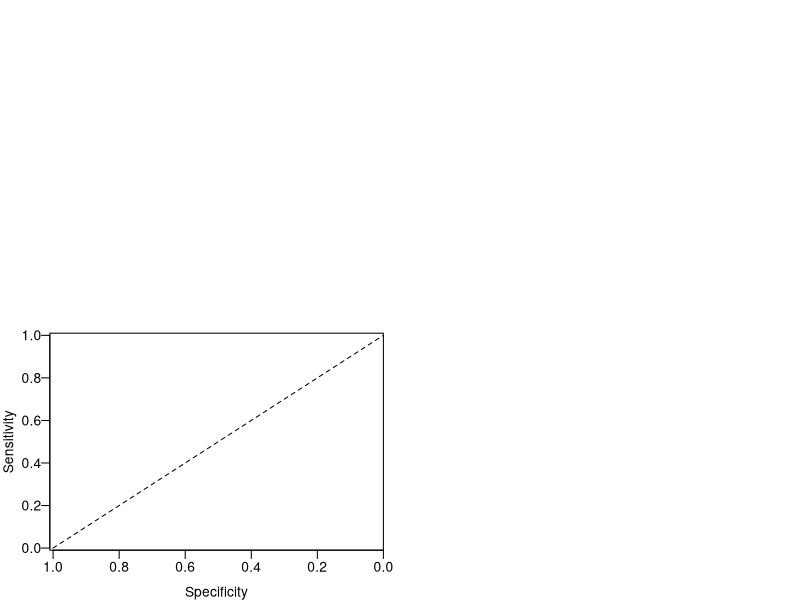

Here is the R script that generated this plot: (Note: this script raises an error after producing the figure.)
#**Figure 1: Prediction of RESPONSE/REMISSION in treated subjects using all clinical metadata, baseline microbiome alone, and combined**
#	*Question:* Can the microbiome, clinical metadata, or combined models reliably predict response?
#*Goal:* Show clinical metadata isn’t great for prediction and improvement of prediction using microbiome. Show taxa marked as important for prediction are abundant enough to care about
#A. Response ROCs
#B. Response Model Performance vs. reality
#C. Top predictive taxa and abundance based on response	
#D. REMISSION ROCs
#E. REMISSION Model Performance vs. reality
#F. Top predictive taxa and abundance based on remission


pdf("figures/Figure2_wk0Xwk6pred.pdf", height = 10, width = 12)
layout(matrix(c(3,4,1,2), 2, 2, byrow = TRUE))

par(mar=c(3,3,2,1), mgp=c(2,0.5,0))
plot(c(1,0),c(0,1), type='l', lty=2, xlim=c(1.01,0), ylim=c(-0.01,1.01), xaxs='i', yaxs='i', ylab='Sensitivity', xlab='Specificity', las=1)
plot(otu_relrespWK6_roc, add=T, lwd=2, col='royalblue', lty=1)
plot(md_relrespWK6_roc, add=T, lwd=2, col='grey5', lty=1)
plot(mdotu_relrespWK6_roc, add=T, lwd=2, col='red', lty=1)

legend('bottomright', c(sprintf('Week 0 OTUs : AUC=%.3f',otu_relrespWK6_roc$auc), sprintf('Week 0 Clinical Data: AUC=%.3f',md_relrespWK6_roc$auc), sprintf('Combined: AUC=%.3f',mdotu_relrespWK6_roc$auc)), lwd=2, col=c('royalblue', 'grey5', 'red'), bty='n', lty=1)
mtext('C', at=1.07, side=3, line=0.1, font=2, cex=2)

cutoff <- coords(roc=mdotu_relrespWK6_roc, x='best', best.method='y', ret=c('threshold'))
mdotu_relrespWK6_spec <- coords(mdotu_relrespWK6_roc, x=cutoff, input='thr', ret='spec')
mdotu_relrespWK6_sens <- coords(mdotu_relrespWK6_roc, x=mdotu_relrespWK6_spec, input='spec', ret='sens')
mdotu_relrespWK6_thr <- coords(mdotu_relrespWK6_roc, x=mdotu_relrespWK6_spec, input='spec', ret='thr')

points(coords(mdotu_relrespWK6_roc, x=cutoff, input='threshold', ret='specificity'),coords(mdotu_relrespWK6_roc, x=cutoff, input='threshold', ret='sensitivity'), col='red', cex=1.5, pch=10)

cutoff <- coords(roc=otu_relrespWK6_roc, x='best', best.method='y', ret=c('threshold'))
otu_relrespWK6_spec <- coords(otu_relrespWK6_roc, x=cutoff, input='thr', ret='spec')
otu_relrespWK6_sens <- coords(otu_relrespWK6_roc, x=otu_relrespWK6_spec, input='spec', ret='sens')
otu_relrespWK6_thr <- coords(otu_relrespWK6_roc, x=otu_relrespWK6_spec, input='spec', ret='thr')
points(coords(otu_relrespWK6_roc, x=cutoff, input='threshold', ret='specificity'),coords(otu_relrespWK6_roc, x=cutoff, input='threshold', ret='sensitivity'), col='royalblue', cex=1.5, pch=10)

cutoff <- coords(roc=md_relrespWK6_roc, x='best', best.method='y', ret=c('threshold'))
md_relrespWK6_spec <- coords(md_relrespWK6_roc, x=cutoff, input='thr', ret='spec')
md_relrespWK6_sens <- coords(md_relrespWK6_roc, x=md_relrespWK6_spec, input='spec', ret='sens')
md_relrespWK6_thr <- coords(md_relrespWK6_roc, x=md_relrespWK6_spec, input='spec', ret='thr')

points(coords(md_relrespWK6_roc, x=cutoff, input='threshold', ret='specificity'),coords(md_relrespWK6_roc, x=cutoff, input='threshold', ret='sensitivity'), col='black', cex=1.5, pch=10)

tax<-read.table("../data/Jan400.simple.taxonomy.txt", header=T, sep='\t')


#Abundance stripchart or most predictive otus
oturf_otus  <- as.character(ordered(otu_relrespWK6_rf$Xopt))
oturf_otus <- oturf_otus[1:10]
no_abunds <- otu_relrespWK6[otu_relrespWK6$RelRSPwk6=='0', oturf_otus]/10000 + 1e-5
no_abunds <-na.omit(no_abunds)
yes_abunds <- otu_relrespWK6[otu_relrespWK6$RelRSPwk6=='1', oturf_otus]/10000 + 1e-5
yes_abunds<- na.omit(yes_abunds)


par(mar=c(3, 12.2, 2, 1))
plot(1, type="n", ylim=c(0,length(oturf_otus )*2), xlim=c(1e-5,1.5), log="x", ylab="", xlab="Week 0 Relative Abundance (%)", xaxt="n", yaxt="n")
set.seed(32016)
index <- 1
for(i in oturf_otus ){
	stripchart(at=index-0.35, jitter(yes_abunds[,i], amount=1e-6), pch=21, bg=alpha("royalblue1", alpha=0.5), method="jitter", jitter=0.2, add=T, cex=1, lwd=0.5)
	stripchart(at=index+0.35, jitter(no_abunds[,i], amount=1e-6), pch=21, bg=alpha("orange", alpha=0.5), method="jitter", jitter=0.2, add=T, cex=1, lwd=0.5)
	segments(median(yes_abunds[,i]),index-0.7,median(yes_abunds[,i]),index-0.1, lwd=6, col = "black", lty = "solid")
	segments(median(no_abunds[,i]),index+0.7,median(no_abunds[,i]),index+0.1, lwd=6, col = "black", lty = "solid")
	index <- index + 2
}

rf_tax<-data.frame(oturf_otus)
colnames(rf_tax) <- c('OTU')

oturf_tax<-merge(rf_tax, tax, by='OTU')

lab <- levels(oturf_tax$tax)
oturf_tax$Classification <- gsub("(OTU\\d+)", "(\\1)", oturf_tax$Classification)

oturf_tax<-oturf_tax[match(rf_tax$OTU, oturf_tax$OTU),]
oturf_name<-as.character(oturf_tax$tax)
oturf_numb<-oturf_tax$Classification

oturf_name <- gsub("_", " ", oturf_name)
formatted <- lapply(1:nrow(oturf_tax), function(i) bquote(paste(italic(.(oturf_name[i])), " ", .(oturf_numb[i]), sep=" ")))


axis(2, at=seq(1,index-2,2), labels=do.call(expression, formatted), las=1, line=0, tick=F, cex.axis=1)
axis(1, at=c(1e-5, 1e-4, 1e-3, 1e-2, 1e-1, 1e0), label=c("0", "0.01", "0.1", "1", "10", "100"))
legend('bottomright', legend=c("Week 6 Nonresponder", "Week 6 Responder"), pch=c(21, 21), pt.bg=c("orange","royalblue1"), cex=1)
mtext('D', at=1e-8, side=3, line=0.1, font=2, cex=2)


#Remission
par(mar=c(3,3,2,1), mgp=c(2,0.5,0))
plot(c(1,0),c(0,1), type='l', lty=2, xlim=c(1.01,0), ylim=c(-0.01,1.01), xaxs='i', yaxs='i', ylab='Sensitivity', xlab='Specificity', las=1)
plot(otu_remWK6_roc, add=T, lwd=2, col='royalblue', lty=1)
plot(md_remWK6_roc, add=T, lwd=2, col='grey5', lty=1)
plot(mdotu_remWK6_roc, add=T, lwd=2, col='red', lty=1)
#title("Predicting Week 6 Remission")
legend('bottomright', c(sprintf('Week 0 OTUs : AUC=%.3f', otu_remWK6_roc$auc), sprintf('Week 0 Clinical Data: AUC=%.3f',md_remWK6_roc$auc),sprintf('Combined: AUC=%.3f',mdotu_remWK6_roc$auc)), lwd=2, col=c('royalblue', "grey5", 'red'), bty='n', lty=1)
mtext('A', at=1.07, side=3, line=0.1, font=2, cex=2)

cutoff <- coords(roc=mdotu_remWK6_roc, x='best', best.method='y', ret=c('threshold'))
mdotu_remWK6_spec <- coords(mdotu_remWK6_roc, x=cutoff, input='thr', ret='spec')
mdotu_remWK6_sens <- coords(mdotu_remWK6_roc, x=mdotu_remWK6_spec, input='spec', ret='sens')
mdotu_remWK6_thr <- coords(mdotu_remWK6_roc, x=mdotu_remWK6_spec, input='spec', ret='thr')

points(coords(mdotu_remWK6_roc, x=cutoff, input='threshold', ret='specificity'),coords(mdotu_remWK6_roc, x=cutoff, input='threshold', ret='sensitivity'), col='red', cex=1.5, pch=10)

cutoff <- coords(roc=otu_remWK6_roc, x='best', best.method='y', ret=c('threshold'))
otu_remWK6_spec <- coords(otu_remWK6_roc, x=cutoff, input='thr', ret='spec')
otu_remWK6_sens <- coords(otu_remWK6_roc, x=otu_remWK6_spec, input='spec', ret='sens')
otu_remWK6_thr <- coords(otu_remWK6_roc, x=otu_remWK6_spec, input='spec', ret='thr')
points(coords(otu_remWK6_roc, x=cutoff, input='threshold', ret='specificity'),coords(otu_remWK6_roc, x=cutoff, input='threshold', ret='sensitivity'), col='royalblue', cex=1.5, pch=10)

cutoff <- coords(roc=md_remWK6_roc, x='best', best.method='y', ret=c('threshold'))
md_remWK6_spec <- coords(md_remWK6_roc, x=cutoff, input='thr', ret='spec')
md_remWK6_sens <- coords(md_remWK6_roc, x=md_remWK6_spec, input='spec', ret='sens')
md_remWK6_thr <- coords(md_remWK6_roc, x=md_remWK6_spec, input='spec', ret='thr')

points(coords(md_remWK6_roc, x=cutoff, input='threshold', ret='specificity'),coords(md_remWK6_roc, x=cutoff, input='threshold', ret='sensitivity'), col='black', cex=1.5, pch=10)

#Abundance stripchart or most predictive otus
tax<-read.table("../data/Jan400.simple.taxonomy.txt", header=T, sep='\t')

oturf_otus  <- as.character(otu_remWK6_rf$Xopt)
oturf_otus <- oturf_otus[1:10]
no_abunds <- otu_remWK6[otu_remWK6$REMISSwk6=='0', oturf_otus]/10000 + 1e-5
no_abunds <-na.omit(no_abunds)
yes_abunds <- otu_remWK6[otu_remWK6$REMISSwk6=='1', oturf_otus]/10000 + 1e-5
yes_abunds<- na.omit(yes_abunds)

par(mar=c(3, 12.2, 2, 1))
plot(1, type="n", ylim=c(0,length(oturf_otus )*2), xlim=c(1e-5,1.5), log="x", ylab="", xlab="Week 0 Relative Abundance (%)", xaxt="n", yaxt="n", cex=1)
set.seed(32016)
index <- 1
for(i in oturf_otus ){
	stripchart(at=index-0.35, jitter(yes_abunds[,i], amount=1e-6), pch=21, bg=alpha("royalblue1", alpha=0.5), method="jitter", jitter=0.2, add=T, cex=1, lwd=0.5)
	stripchart(at=index+0.35, jitter(no_abunds[,i], amount=1e-6), pch=21, bg=alpha("orange", alpha=0.5), method="jitter", jitter=0.2, add=T, cex=1, lwd=0.5)
	segments(median(yes_abunds[,i]),index-0.7,median(yes_abunds[,i]),index-0.1, lwd=6, col = "black", lty = "solid")
	segments(median(no_abunds[,i]),index+0.7,median(no_abunds[,i]),index+0.1, lwd=6, col = "black", lty = "solid")
	index <- index + 2
}
rf_tax<-data.frame(oturf_otus)
colnames(rf_tax) <- c('OTU')

oturf_tax<-merge(rf_tax, tax, by='OTU')

lab <- levels(oturf_tax$tax)
oturf_tax$Classification <- gsub("(OTU\\d+)", "(\\1)", oturf_tax$Classification)

oturf_tax<-oturf_tax[match(rf_tax$OTU, oturf_tax$OTU),]
oturf_name<-as.character(oturf_tax$tax)
oturf_numb<-oturf_tax$Classification

oturf_name <- gsub("_", " ", oturf_name)
formatted <- lapply(1:nrow(oturf_tax), function(i) bquote(paste(italic(.(oturf_name[i])), " ", .(oturf_numb[i]), sep=" ")))

axis(2, at=seq(1,index-2,2), labels=do.call(expression, formatted), las=1, line=0, tick=F, cex.axis=1)
axis(1, at=c(1e-5, 1e-4, 1e-3, 1e-2, 1e-1, 1e0), label=c("0", "0.01", "0.1", "1", "10", "100"))
legend('bottomright', legend=c("Week 6 Active CD", "Week 6 Remission"), pch=c(21, 21), pt.bg=c("orange","royalblue1"), cex=1)
mtext('B', at=1e-8, side=3, line=0.1, font=2, cex=2)

dev.off()




